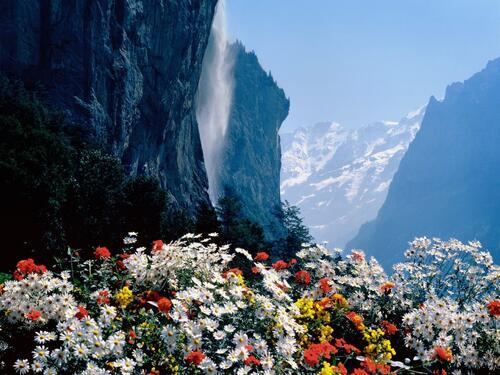
#> input picture img/1.png, 500 x 375 px, found by its file name
$ python -i logic.py   (imports and definitions only)
#> lines starting #> are read from the running program, lines starting #| are printed output that depends on the picture
import sqlite3
from dotenv import load_dotenv
from datetime import datetime
import os
import cv2

# [1 line not run here, left out]
DATABASE = os.getenv('DATABASE')

class DatabaseManager:
    def __init__(self, database):
        self.database = database

    # [116 lines left out: functions create_tables, add_user, add_prize, add_winner, mark_prize_used, get_users and 5 more, not called in this run]

def hide_img(img_name):
#> called with img_name = 'img/1.png'
    image = cv2.imread(f'img/{img_name}')
#> image is the input picture: shape (375, 500, 3); mean B, G, R 120.7, 102.4, 84.5
    blurred_image = cv2.GaussianBlur(image, (15, 15), 0)
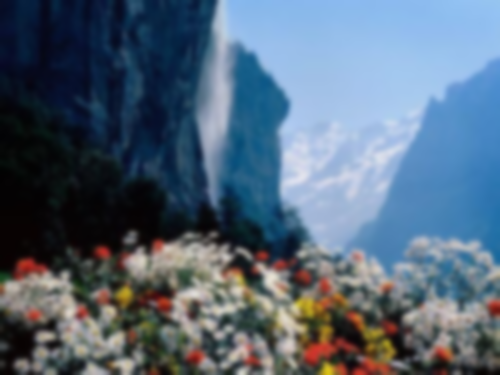
#> blurred_image: shape (375, 500, 3); mean B, G, R 120.7, 102.4, 84.5
    pixelated_image = cv2.resize(blurred_image, (30, 30), interpolation=cv2.INTER_NEAREST)
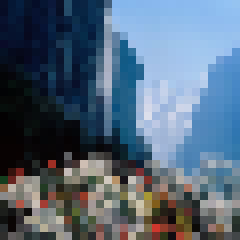
#> pixelated_image: shape (30, 30, 3) (shown 8 times larger); mean B, G, R 119.7, 101.1, 83.1
    pixelated_image = cv2.resize(pixelated_image, (image.shape[1], image.shape[0]), interpolation=cv2.INTER_NEAREST)
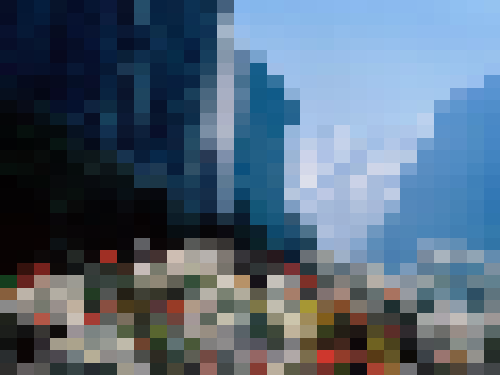
#> pixelated_image: shape (375, 500, 3); mean B, G, R 119.7, 101, 83
    cv2.imwrite(f'hidden_img/{img_name}', pixelated_image)

# [6 lines not run here, left out]

>>> result = hide_img('img/1.png')

$ run again, on img/5.png
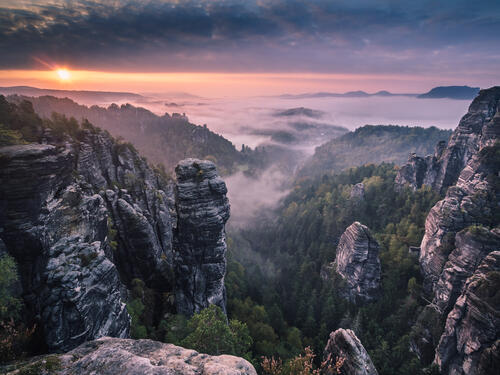
#> input picture img/5.png, 500 x 375 px, found by its file name
#> in hide_img, image is the input picture: shape (375, 500, 3); mean B, G, R 94.5, 83.6, 89.4
#> in hide_img, `blurred_image = cv2.GaussianBlur(image, (15, 15), 0)`:
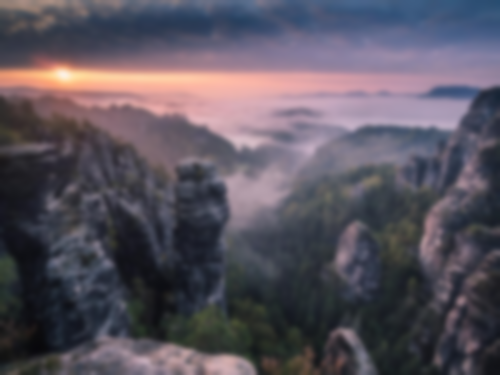
#> blurred_image: shape (375, 500, 3); mean B, G, R 94.5, 83.6, 89.4
#> in hide_img, `pixelated_image = cv2.resize(pixelated_image, (image.shape[1], image.s..`:
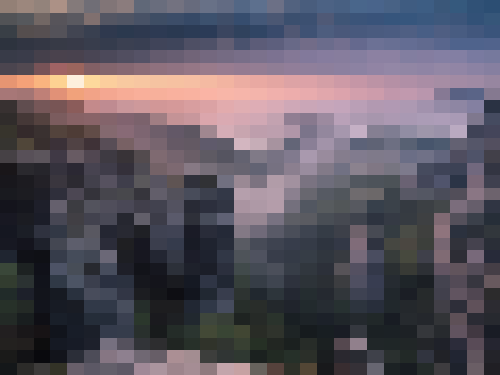
#> pixelated_image: shape (375, 500, 3); mean B, G, R 95.2, 84.4, 90.2

$ run again, on img/6.png
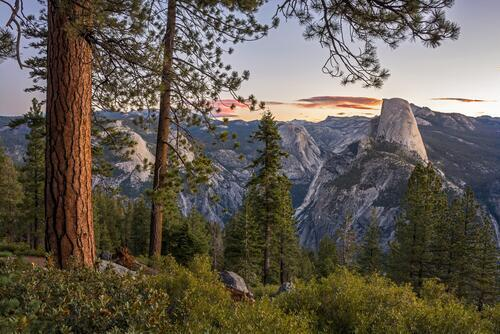
#> input picture img/6.png, 500 x 334 px, found by its file name
#> in hide_img, image is the input picture: shape (334, 500, 3); mean B, G, R 80, 90.5, 97.5
#> in hide_img, `blurred_image = cv2.GaussianBlur(image, (15, 15), 0)`:
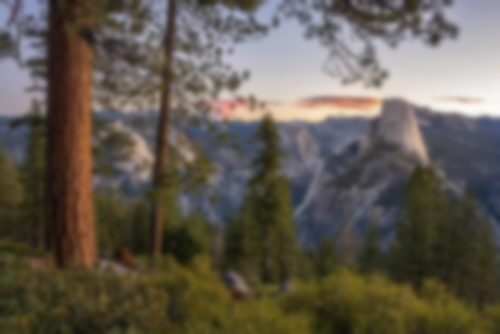
#> blurred_image: shape (334, 500, 3); mean B, G, R 80, 90.5, 97.6
#> in hide_img, `pixelated_image = cv2.resize(pixelated_image, (image.shape[1], image.s..`:
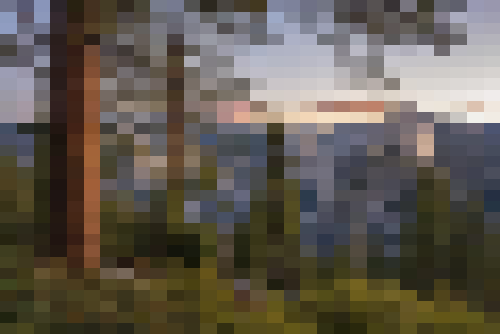
#> pixelated_image: shape (334, 500, 3); mean B, G, R 79.5, 89.5, 96.4

$ run again, on img/7.png
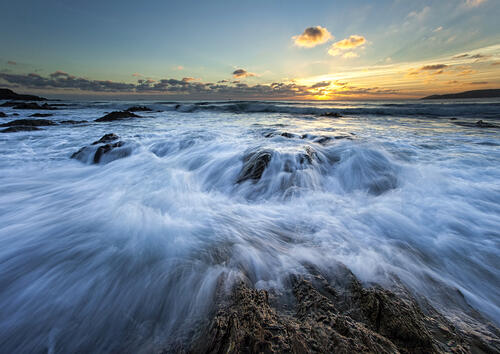
#> input picture img/7.png, 500 x 354 px, found by its file name
#> in hide_img, image is the input picture: shape (354, 500, 3); mean B, G, R 143.4, 126.9, 110.6
#> in hide_img, `blurred_image = cv2.GaussianBlur(image, (15, 15), 0)`:
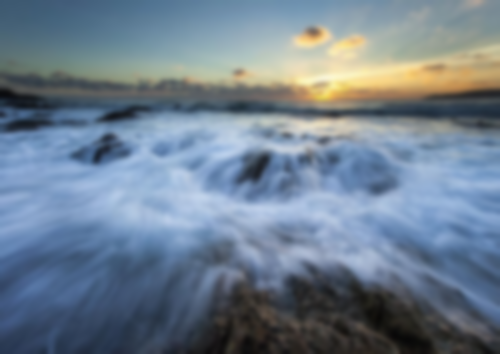
#> blurred_image: shape (354, 500, 3); mean B, G, R 143.4, 126.9, 110.6
#> in hide_img, `pixelated_image = cv2.resize(pixelated_image, (image.shape[1], image.s..`:
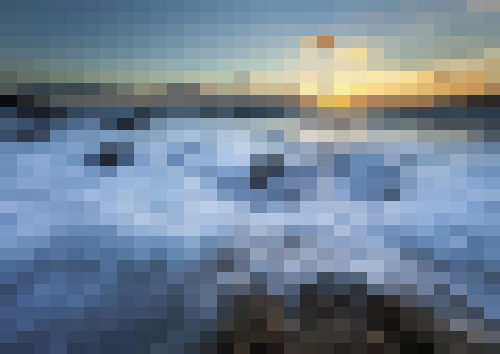
#> pixelated_image: shape (354, 500, 3); mean B, G, R 145.3, 128.4, 111.5
